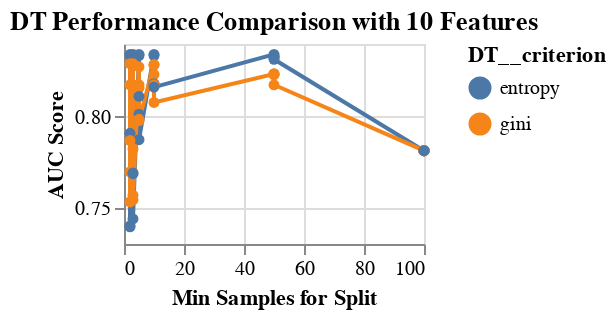

Notebook source saved alongside this figure:
### Code cell
plot_DT_Cr(10)

### Figure 1 — Vega-Lite specification as saved in the notebook (floating-point values rounded to 4 significant figures)
{"config": {"view": {"continuousWidth": 400, "continuousHeight": 300}}, "data": {"name": "data-fff057f97135a6878136a80c19109f44"}, "mark": {"type": "line", "point": true}, "encoding": {"color": {"type": "nominal", "field": "DT__criterion"}, "x": {"type": "quantitative", "field": "DT__min_samples_split", "title": "Min Samples for Split"}, "y": {"type": "quantitative", "field": "mean_score", "scale": {"zero": false}, "title": "AUC Score"}}, "height": 100, "title": "DT Performance Comparison with 10 Features", "width": 150, "$schema": "https://vega.github.io/schema/vega-lite/v4.0.2.json", "datasets": {"data-fff057f97135a6878136a80c19109f44": [{"mean_score": 0.8343, "std_score": 0.0802, "max_score": 0.9222, "min_score": 0.7037, "DT__criterion": "entropy", "DT__max_depth": 2, "DT__min_samples_split": 50, "fselector__k": 10}, {"mean_score": 0.8343, "std_score": 0.0802, "max_score": 0.9222, "min_score": 0.7037, "DT__criterion": "entropy", "DT__max_depth": 2, "DT__min_samples_split": 10, "fselector__k": 10}, {"mean_score": 0.8343, "std_score": 0.0802, "max_score": 0.9222, "min_score": 0.7037, "DT__criterion": "entropy", "DT__max_depth": 2, "DT__min_samples_split": 5, "fselector__k": 10}, {"mean_score": 0.8343, "std_score": 0.0802, "max_score": 0.9222, "min_score": 0.7037, "DT__criterion": "entropy", "DT__max_depth": 2, "DT__min_samples_split": 3, "fselector__k": 10}, {"mean_score": 0.8343, "std_score": 0.0802, "max_score": 0.9222, "min_score": 0.7037, "DT__criterion": "entropy", "DT__max_depth": 2, "DT__min_samples_split": 2, "fselector__k": 10}, {"mean_score": 0.8336, "std_score": 0.04987, "max_score": 0.9011, "min_score": 0.7609, "DT__criterion": "entropy", "DT__max_depth": 3, "DT__min_samples_split": 2, "fselector__k": 10}, {"mean_score": 0.8336, "std_score": 0.04987, "max_score": 0.9011, "min_score": 0.7609, "DT__criterion": "entropy", "DT__max_depth": 3, "DT__min_samples_split": 10, "fselector__k": 10}, {"mean_score": 0.8336, "std_score": 0.04987, "max_score": 0.9011, "min_score": 0.7609, "DT__criterion": "entropy", "DT__max_depth": 3, "DT__min_samples_split": 3, "fselector__k": 10}, {"mean_score": 0.8336, "std_score": 0.04987, "max_score": 0.9011, "min_score": 0.7609, "DT__criterion": "entropy", "DT__max_depth": 3, "DT__min_samples_split": 5, "fselector__k": 10}, {"mean_score": 0.833, "std_score": 0.07483, "max_score": 0.9108, "min_score": 0.7105, "DT__criterion": "entropy", "DT__max_depth": 9, "DT__min_samples_split": 50, "fselector__k": 10}, {"mean_score": 0.833, "std_score": 0.07483, "max_score": 0.9108, "min_score": 0.7105, "DT__criterion": "entropy", "DT__max_depth": 10, "DT__min_samples_split": 50, "fselector__k": 10}, {"mean_score": 0.833, "std_score": 0.07483, "max_score": 0.9108, "min_score": 0.7105, "DT__criterion": "entropy", "DT__max_depth": 5, "DT__min_samples_split": 50, "fselector__k": 10}, {"mean_score": 0.8316, "std_score": 0.07709, "max_score": 0.9108, "min_score": 0.7037, "DT__criterion": "entropy", "DT__max_depth": 3, "DT__min_samples_split": 50, "fselector__k": 10}, {"mean_score": 0.8292, "std_score": 0.05032, "max_score": 0.9011, "min_score": 0.7609, "DT__criterion": "gini", "DT__max_depth": 3, "DT__min_samples_split": 2, "fselector__k": 10}, {"mean_score": 0.8292, "std_score": 0.05032, "max_score": 0.9011, "min_score": 0.7609, "DT__criterion": "gini", "DT__max_depth": 3, "DT__min_samples_split": 3, "fselector__k": 10}, {"mean_score": 0.8287, "std_score": 0.04281, "max_score": 0.8982, "min_score": 0.7654, "DT__criterion": "gini", "DT__max_depth": 9, "DT__min_samples_split": 10, "fselector__k": 10}, {"mean_score": 0.8283, "std_score": 0.05007, "max_score": 0.9011, "min_score": 0.7609, "DT__criterion": "gini", "DT__max_depth": 3, "DT__min_samples_split": 10, "fselector__k": 10}, {"mean_score": 0.8275, "std_score": 0.04987, "max_score": 0.9011, "min_score": 0.7609, "DT__criterion": "gini", "DT__max_depth": 3, "DT__min_samples_split": 5, "fselector__k": 10}, {"mean_score": 0.8235, "std_score": 0.07227, "max_score": 0.9108, "min_score": 0.7105, "DT__criterion": "gini", "DT__max_depth": 5, "DT__min_samples_split": 50, "fselector__k": 10}, {"mean_score": 0.8235, "std_score": 0.07227, "max_score": 0.9108, "min_score": 0.7105, "DT__criterion": "gini", "DT__max_depth": 10, "DT__min_samples_split": 50, "fselector__k": 10}, {"mean_score": 0.8235, "std_score": 0.07227, "max_score": 0.9108, "min_score": 0.7105, "DT__criterion": "gini", "DT__max_depth": 9, "DT__min_samples_split": 50, "fselector__k": 10}, {"mean_score": 0.8232, "std_score": 0.05833, "max_score": 0.8982, "min_score": 0.7208, "DT__criterion": "gini", "DT__max_depth": 10, "DT__min_samples_split": 10, "fselector__k": 10}, {"mean_score": 0.8231, "std_score": 0.07414, "max_score": 0.9108, "min_score": 0.7037, "DT__criterion": "gini", "DT__max_depth": 3, "DT__min_samples_split": 50, "fselector__k": 10}, {"mean_score": 0.8181, "std_score": 0.07225, "max_score": 0.9027, "min_score": 0.6888, "DT__criterion": "entropy", "DT__max_depth": 10, "DT__min_samples_split": 10, "fselector__k": 10}, {"mean_score": 0.8181, "std_score": 0.07225, "max_score": 0.9027, "min_score": 0.6888, "DT__criterion": "entropy", "DT__max_depth": 9, "DT__min_samples_split": 10, "fselector__k": 10}, {"mean_score": 0.8176, "std_score": 0.0796, "max_score": 0.9222, "min_score": 0.7037, "DT__criterion": "gini", "DT__max_depth": 2, "DT__min_samples_split": 10, "fselector__k": 10}, {"mean_score": 0.8176, "std_score": 0.0796, "max_score": 0.9222, "min_score": 0.7037, "DT__criterion": "gini", "DT__max_depth": 2, "DT__min_samples_split": 50, "fselector__k": 10}, {"mean_score": 0.8176, "std_score": 0.0796, "max_score": 0.9222, "min_score": 0.7037, "DT__criterion": "gini", "DT__max_depth": 2, "DT__min_samples_split": 2, "fselector__k": 10}, {"mean_score": 0.8176, "std_score": 0.0796, "max_score": 0.9222, "min_score": 0.7037, "DT__criterion": "gini", "DT__max_depth": 2, "DT__min_samples_split": 5, "fselector__k": 10}, {"mean_score": 0.8176, "std_score": 0.0796, "max_score": 0.9222, "min_score": 0.7037, "DT__criterion": "gini", "DT__max_depth": 2, "DT__min_samples_split": 3, "fselector__k": 10}, {"mean_score": 0.8163, "std_score": 0.07922, "max_score": 0.9073, "min_score": 0.6796, "DT__criterion": "entropy", "DT__max_depth": 5, "DT__min_samples_split": 10, "fselector__k": 10}, {"mean_score": 0.8158, "std_score": 0.03401, "max_score": 0.865, "min_score": 0.7838, "DT__criterion": "gini", "DT__max_depth": 10, "DT__min_samples_split": 5, "fselector__k": 10}, {"mean_score": 0.8112, "std_score": 0.04295, "max_score": 0.8604, "min_score": 0.7494, "DT__criterion": "entropy", "DT__max_depth": 10, "DT__min_samples_split": 5, "fselector__k": 10}, {"mean_score": 0.8079, "std_score": 0.06148, "max_score": 0.889, "min_score": 0.7071, "DT__criterion": "gini", "DT__max_depth": 5, "DT__min_samples_split": 10, "fselector__k": 10}, {"mean_score": 0.8014, "std_score": 0.04623, "max_score": 0.865, "min_score": 0.7437, "DT__criterion": "entropy", "DT__max_depth": 9, "DT__min_samples_split": 5, "fselector__k": 10}, {"mean_score": 0.7986, "std_score": 0.04588, "max_score": 0.8581, "min_score": 0.7403, "DT__criterion": "gini", "DT__max_depth": 9, "DT__min_samples_split": 5, "fselector__k": 10}, {"mean_score": 0.7979, "std_score": 0.04857, "max_score": 0.8511, "min_score": 0.7185, "DT__criterion": "gini", "DT__max_depth": 5, "DT__min_samples_split": 5, "fselector__k": 10}, {"mean_score": 0.7909, "std_score": 0.06379, "max_score": 0.8673, "min_score": 0.6751, "DT__criterion": "entropy", "DT__max_depth": 5, "DT__min_samples_split": 2, "fselector__k": 10}, {"mean_score": 0.7874, "std_score": 0.0685, "max_score": 0.8558, "min_score": 0.667, "DT__criterion": "entropy", "DT__max_depth": 5, "DT__min_samples_split": 5, "fselector__k": 10}, {"mean_score": 0.7869, "std_score": 0.03103, "max_score": 0.8295, "min_score": 0.738, "DT__criterion": "gini", "DT__max_depth": 10, "DT__min_samples_split": 2, "fselector__k": 10}, {"mean_score": 0.7823, "std_score": 0.0621, "max_score": 0.8576, "min_score": 0.7048, "DT__criterion": "gini", "DT__max_depth": 5, "DT__min_samples_split": 3, "fselector__k": 10}, {"mean_score": 0.7813, "std_score": 0.08252, "max_score": 0.8558, "min_score": 0.6201, "DT__criterion": "entropy", "DT__max_depth": 3, "DT__min_samples_split": 100, "fselector__k": 10}, {"mean_score": 0.7813, "std_score": 0.08252, "max_score": 0.8558, "min_score": 0.6201, "DT__criterion": "gini", "DT__max_depth": 10, "DT__min_samples_split": 100, "fselector__k": 10}, {"mean_score": 0.7813, "std_score": 0.08252, "max_score": 0.8558, "min_score": 0.6201, "DT__criterion": "gini", "DT__max_depth": 9, "DT__min_samples_split": 100, "fselector__k": 10}, {"mean_score": 0.7813, "std_score": 0.08252, "max_score": 0.8558, "min_score": 0.6201, "DT__criterion": "entropy", "DT__max_depth": 2, "DT__min_samples_split": 100, "fselector__k": 10}, {"mean_score": 0.7813, "std_score": 0.08252, "max_score": 0.8558, "min_score": 0.6201, "DT__criterion": "entropy", "DT__max_depth": 5, "DT__min_samples_split": 100, "fselector__k": 10}, {"mean_score": 0.7813, "std_score": 0.08252, "max_score": 0.8558, "min_score": 0.6201, "DT__criterion": "gini", "DT__max_depth": 3, "DT__min_samples_split": 100, "fselector__k": 10}, {"mean_score": 0.7813, "std_score": 0.08252, "max_score": 0.8558, "min_score": 0.6201, "DT__criterion": "gini", "DT__max_depth": 2, "DT__min_samples_split": 100, "fselector__k": 10}, {"mean_score": 0.7813, "std_score": 0.08252, "max_score": 0.8558, "min_score": 0.6201, "DT__criterion": "entropy", "DT__max_depth": 10, "DT__min_samples_split": 100, "fselector__k": 10}, {"mean_score": 0.7813, "std_score": 0.08252, "max_score": 0.8558, "min_score": 0.6201, "DT__criterion": "gini", "DT__max_depth": 5, "DT__min_samples_split": 100, "fselector__k": 10}, {"mean_score": 0.7813, "std_score": 0.08252, "max_score": 0.8558, "min_score": 0.6201, "DT__criterion": "entropy", "DT__max_depth": 9, "DT__min_samples_split": 100, "fselector__k": 10}, {"mean_score": 0.7696, "std_score": 0.05624, "max_score": 0.8467, "min_score": 0.7117, "DT__criterion": "gini", "DT__max_depth": 5, "DT__min_samples_split": 2, "fselector__k": 10}, {"mean_score": 0.7691, "std_score": 0.04469, "max_score": 0.825, "min_score": 0.6922, "DT__criterion": "entropy", "DT__max_depth": 9, "DT__min_samples_split": 3, "fselector__k": 10}, {"mean_score": 0.7686, "std_score": 0.07867, "max_score": 0.8558, "min_score": 0.6362, "DT__criterion": "entropy", "DT__max_depth": 5, "DT__min_samples_split": 3, "fselector__k": 10}, {"mean_score": 0.7568, "std_score": 0.04387, "max_score": 0.8293, "min_score": 0.6911, "DT__criterion": "gini", "DT__max_depth": 9, "DT__min_samples_split": 3, "fselector__k": 10}, {"mean_score": 0.7543, "std_score": 0.03047, "max_score": 0.7929, "min_score": 0.7105, "DT__criterion": "gini", "DT__max_depth": 10, "DT__min_samples_split": 3, "fselector__k": 10}, {"mean_score": 0.7531, "std_score": 0.02967, "max_score": 0.8032, "min_score": 0.7239, "DT__criterion": "gini", "DT__max_depth": 9, "DT__min_samples_split": 2, "fselector__k": 10}, {"mean_score": 0.7438, "std_score": 0.04193, "max_score": 0.775, "min_score": 0.6613, "DT__criterion": "entropy", "DT__max_depth": 10, "DT__min_samples_split": 3, "fselector__k": 10}, {"mean_score": 0.7399, "std_score": 0.05535, "max_score": 0.8032, "min_score": 0.6465, "DT__criterion": "entropy", "DT__max_depth": 10, "DT__min_samples_split": 2, "fselector__k": 10}, {"mean_score": 0.7395, "std_score": 0.04258, "max_score": 0.788, "min_score": 0.6625, "DT__criterion": "entropy", "DT__max_depth": 9, "DT__min_samples_split": 2, "fselector__k": 10}]}}
